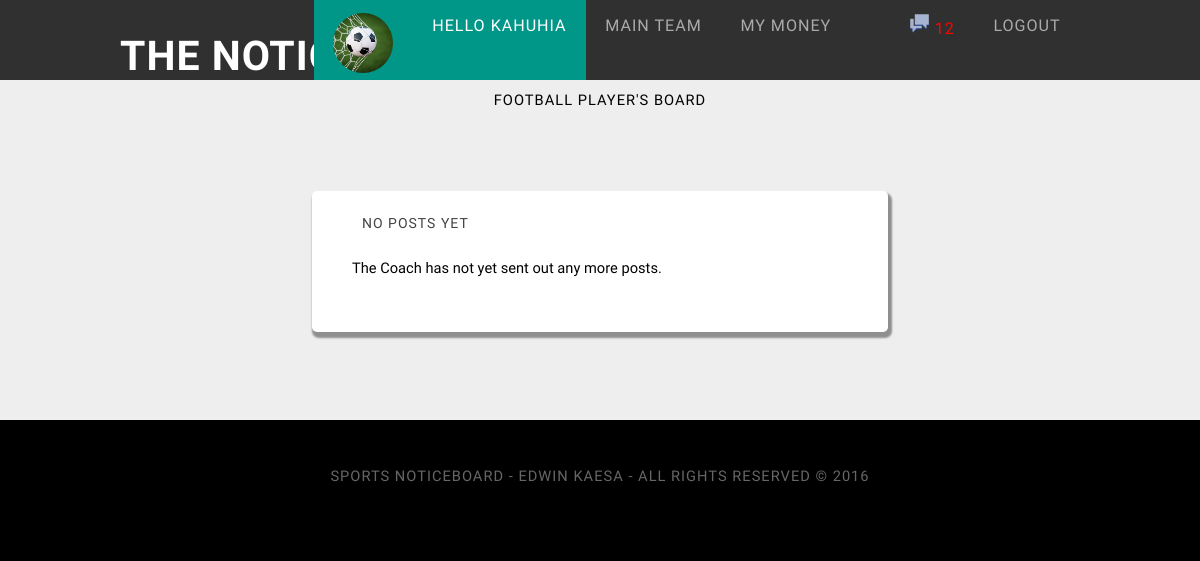
Page /posts/?BKJBJB8ynkjnkjb9IUHnjkH8Hbbh8=21232f297a57a5a743894a0e4a801fc3&NINknnknKNIInkjnJNkNkj=kahu@gmail.com&knNNknnknNKJNKnk=1 (signed in) on the committed database.
### tables this page shows
CREATE TABLE IF NOT EXISTS `players` (
  `player_username` varchar(40) NOT NULL,
  `player_f_name` varchar(40) DEFAULT NULL,
  `player_l_name` varchar(40) DEFAULT NULL,
  `player_profile_pic` varchar(100) DEFAULT NULL,
  `player_profile_pic_ext` varchar(5) DEFAULT NULL,
  `sport_id` int(11) DEFAULT NULL,
  PRIMARY KEY (`player_username`)
);

CREATE TABLE IF NOT EXISTS `sport` (
  `sport_id` int(11) NOT NULL AUTO_INCREMENT,
  `sport_title` varchar(100) DEFAULT NULL,
  `coach_username` varchar(40) DEFAULT NULL,
  PRIMARY KEY (`sport_id`)
);

### posts/functions.php (called while the page is built, shortened)
<?php
function fetchAll($query){
    $con = new PDO(DBINFO, DBUSER, DBPASS);
    $stmt = $con->query($query);
    return $stmt->fetchAll();
}
?>

### posts/notification.php (the view, shortened to what this page needs)
<!DOCTYPE html>
<html>
<head>
</head>
<body>
<li class="nav-item dropdown"
<li class="nav-item dropdown "
<a><img src="images/img.png" alt="Trolltunga Norway" style="width: 21px;">
    <?php
    $query = "SELECT * from `notifications` where `status` = 'unread' AND `name` = '$_pu' order by `date` DESC";
    if(count(fetchAll($query))>0){
        ?>
        <span class="badge badge-light"><?php echo count(fetchAll($query)); ?></span>
        <?php
    }
    ?>
</a>
</body>
</html>

### posts/index.php (shortened to what this page needs)
<!DOCTYPE HTML>
<html>
	<head>
	</head>
	<body class='homepage'>
		<div id='header'>
			<div class='container'>
					<div id='logo'>
						<h1><a href='#'>The NoticeBoard</a></h1>
					</div>
<?php
if (isset ($_SESSION['username']) && !empty ($_SESSION['username'])){
		$_pu = $_SESSION['username'];
		}
else {
		header('location:http://localhost/kaesa/login/?p=pP10002');
		die();
}
		$_si = $_GET['knNNknnknNKJNKnk'];
		$player_sql_query= "SELECT * FROM `players` WHERE player_username = '$_pu'  ";
									$player_post_content_result=mysql_query($player_sql_query);
									if ($player_post_content_result || mysql_num_rows($player_post_content_result) > 0) {
									while($player_content_puller=mysql_fetch_assoc($player_post_content_result)){
											$_PlayerFName = $player_content_puller['player_f_name'];
											$_PlayerProfilePicNameInitializer = $player_content_puller['player_profile_pic'];
									}
								}else{
									header('Location: http://localhost/kaesa/');
								}
?>
					<nav id='nav'>
						<ul>
							<li class='active'> <a href=''><img src='http://localhost/kaesa/login/assets/API/uploads/<?php echo"$_PlayerProfilePicNameInitializer";?>' id="p-pic" alt='Fred' title='<?php echo"$_PlayerFName ";?>'></a></li>
							<li class='active'><a href=''>HELLO <?php echo"$_PlayerFName ";?></a></li>
                            <li><a href='http://localhost/kaesa/login/main_team.php'>main team</a></li>
                            <li><a href='http://localhost/kaesa/login/my_moneyplayer.php'>my money</a></li>
<li><a>  <?php
        include("functions.php");
        include("notification.php");
        ?></a></li>
							<li><a href='http://localhost/kaesa/posts/assets/API/logout.player.inc.php'>LOGOUT</a></li>
<?php
		$sportName_sql_query= "SELECT * FROM `sport` WHERE sport_id=$_si  ";
									$sportName_content_result=mysql_query($sportName_sql_query);
			if ($sportName_content_result || mysql_num_rows($sportName_content_result) > 0) {
				while($sportName_content_result_puller=mysql_fetch_assoc($sportName_content_result)){
									$_SportName = $sportName_content_result_puller['sport_title'];
									}
									}else{
										$_SportName = '0 Results';
									}
?>
<div id='page'  style="background-color:#EEE;">
<h1 align='center'> <?php echo"$_SportName";?> PLAYER'S BOARD</h1>
	<div id='marketing' class='container' >
	<br><br><br>
				<div id='card' class='container'>
				<h4>NO POSTS YET</h4>
				<p>The Coach has not yet sent out any more posts.  </p>
				</div>
				</div>
				</div>
		<div id='copyright' class='container'>
			SPORTS NOTICEBOARD - EDWIN KAESA - ALL RIGHTS RESERVED &COPY; 2016
		</div>
	</body>
</html>

### posts/css/style.css (style rules this page uses)
body { background: #000; }
body,input,textarea,select { font-family: 'Roboto Condensed', sans-serif; font-weight: 300; font-size: 11pt; line-height: 1.75em; }
h1,h2,h3,h4,h5,h6 { letter-spacing: 1px; text-transform: uppercase; font-weight: 300; }
h1 a, h2 a, h3 a, h4 a, h5 a, h6 a { color: inherit; text-decoration: none; }
a { color: #ff0000; }
p, ul, ol, dl, table { margin-bottom: 1em; }
#header { position: fixed; background-color:rgba(0,0,0,0.8); width:100%; height:80px; }
#header .container { position: relative; padding: 4em 0em; }
#logo { position: absolute; left: 0em; top: 3em; }
#logo a { display: block; text-decoration: none; font-size: 2.8em; font-weight: 600; color:#fff; }
#nav { position: absolute; right: 0em; top: 0em; }
#nav > ul > li { float: left; }
#nav > ul > li:last-child { padding-right: 0; }
#nav > ul > li > a, #nav > ul > li > span { display: block; margin-left: 0em; margin-top: 0em; padding-top:0em; padding: 0.80em 1.2em; letter-spacing: 0.06em; text-decoration: none; text-transform: uppercase; font-size: 1.1em; outline: 0; color: #aaa; }
#nav li.active a { background: #009688; height:80px; border-radius: 0px; color: #FFF; }
#page { background: #EEE; }
#card { border-top: 5px solid color:#e95d3c; border-radius:5,5,5,5; background-color: rgb(255,255,255); width:60%; height:relative; border-radius: 5px; padding:20px; box-shadow: 2px 4px 2px 2px rgba(0,0,0,.4); }
#card p { margin-left:20px; margin-right:20px; margin-top:20px; margin-bottom:30px; text-decoration:justified; }
#card h4 { margin-left: 30px; margin-right:30px ; clear:left; color:#444; font-size:14px; }
#copyright { position: relative; padding: 3em 0em; letter-spacing: 1px; text-align: center; color: rgba(255,255,255,.4); background-color:rgba(0,0,0,0.8); }
#p-pic { width:60px; height:60px; border-radius: 30px; }

### posts/css/style-desktop.css (style rules this page uses)
body,input,textarea,select { font-size: 11pt; }
#page { padding: 2em 0em 6em 0em; }
.homepage #page { padding: 6em 0em; }

### posts/notification.php (style rules this page uses)
li a, .dropbtn { display: inline-block; color: white; text-align: center; padding: 14px 16px; text-decoration: none; }
li.dropdown { display: inline-block; }
.badge { color: #FF0000; }

### rows in the picture
players: player_profile_pic (picture), player_f_name "KAHUHIA"
sport: sport_title "FOOTBALL"

### other values in the picture
count(fetchAll($query)) "12"
